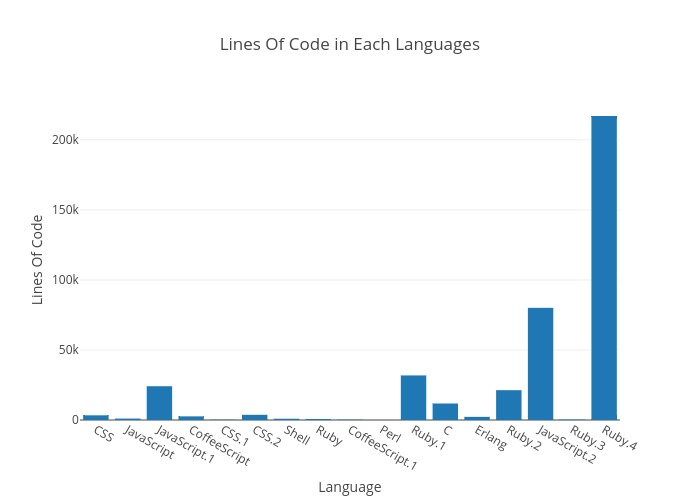

Here is the R script that generated this plot:
# Get this figure: fig <- get_figure("conorwallace", 15)
# Get this figure's data: data <- get_figure("conorwallace", 15)$data
# Add data to this figure: p <- add_trace(p, x=c(4, 5), y=c(4, 5), kwargs=list(filename="Language Bar Chart", fileopt="extend"))
# Get y data of first trace: y1 <- get_figure("conorwallace", 15)$data[[1]]$y

# Get figure documentation: https://plot.ly/r/get-requests/
# Add data documentation: https://plot.ly/r/file-options/

# You can reproduce this figure in R with the following code!

# Learn about API authentication here: https://plot.ly/r/getting-started
# Find your api_key here: https://plot.ly/settings/api

library(plotly)
trace1 <- list(
  x = c("CSS", "JavaScript", "JavaScript.1", "CoffeeScript", "CSS.1", "CSS.2", "Shell", "Ruby", "CoffeeScript.1", "Perl", "Ruby.1", "C", "Erlang", "Ruby.2", "JavaScript.2", "Ruby.3", "Ruby.4"), 
  y = c("3332", "1011", "24107", "2592", "242", "3701", "898", "537", "257", "32", "31821", "11777", "2243", "21290", "80072", "294", "217035"), 
  name = "B", 
  type = "bar", 
  uid = "fd3afe", 
  xsrc = "conorwallace:14:d9a08b", 
  ysrc = "conorwallace:14:7345e9"
)
data <- list(trace1)
layout <- list(
  hovermode = "closest", 
  title = "Lines Of Code in Each Languages", 
  xaxis = list(
    autorange = TRUE, 
    range = c(-0.5, 16.5), 
    title = "Language", 
    type = "category"
  ), 
  yaxis = list(
    autorange = TRUE, 
    range = c(0, 228457.894737), 
    title = "Lines Of Code", 
    type = "linear"
  )
)
p <- plot_ly()
p <- add_trace(p, x=trace1$x, y=trace1$y, name=trace1$name, type=trace1$type, uid=trace1$uid, xsrc=trace1$xsrc, ysrc=trace1$ysrc)
p <- layout(p, hovermode=layout$hovermode, title=layout$title, xaxis=layout$xaxis, yaxis=layout$yaxis)
p

detach("package:plotly", unload=TRUE)
